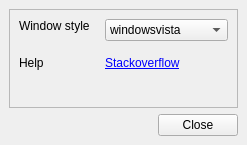
<?xml version="1.0" encoding="UTF-8"?>
<ui version="4.0">
 <class>MainWindow</class>
 <widget class="QMainWindow" name="MainWindow">
  <property name="geometry">
   <rect>
    <x>0</x>
    <y>0</y>
    <width>247</width>
    <height>145</height>
   </rect>
  </property>
  <property name="windowTitle">
   <string>Settings</string>
  </property>
  <widget class="QWidget" name="centralwidget">
   <layout class="QVBoxLayout" name="verticalLayout">
    <property name="leftMargin">
     <number>9</number>
    </property>
    <property name="topMargin">
     <number>9</number>
    </property>
    <property name="rightMargin">
     <number>9</number>
    </property>
    <property name="bottomMargin">
     <number>9</number>
    </property>
    <item>
     <widget class="QFrame" name="frame">
      <property name="frameShape">
       <enum>QFrame::StyledPanel</enum>
      </property>
      <property name="frameShadow">
       <enum>QFrame::Raised</enum>
      </property>
      <layout class="QFormLayout" name="formLayout">
       <property name="horizontalSpacing">
        <number>15</number>
       </property>
       <property name="verticalSpacing">
        <number>15</number>
       </property>
       <item row="0" column="0">
        <widget class="QLabel" name="label">
         <property name="sizePolicy">
          <sizepolicy hsizetype="Preferred" vsizetype="Fixed">
           <horstretch>0</horstretch>
           <verstretch>0</verstretch>
          </sizepolicy>
         </property>
         <property name="text">
          <string>Window style</string>
         </property>
        </widget>
       </item>
       <item row="0" column="1">
        <widget class="QComboBox" name="comboBox_window_style">
         <item>
          <property name="text">
           <string>windowsvista</string>
          </property>
         </item>
         <item>
          <property name="text">
           <string>Windows</string>
          </property>
         </item>
         <item>
          <property name="text">
           <string>Fusion</string>
          </property>
         </item>
        </widget>
       </item>
       <item row="1" column="0">
        <widget class="QLabel" name="label_3">
         <property name="sizePolicy">
          <sizepolicy hsizetype="Preferred" vsizetype="Fixed">
           <horstretch>0</horstretch>
           <verstretch>0</verstretch>
          </sizepolicy>
         </property>
         <property name="text">
          <string>Help</string>
         </property>
        </widget>
       </item>
       <item row="1" column="1">
        <widget class="QLabel" name="label_2">
         <property name="sizePolicy">
          <sizepolicy hsizetype="Preferred" vsizetype="Fixed">
           <horstretch>0</horstretch>
           <verstretch>0</verstretch>
          </sizepolicy>
         </property>
         <property name="text">
          <string>&lt;html&gt;&lt;head/&gt;&lt;body&gt;&lt;p&gt;&lt;a href=&quot;http://stackoverflow.com/&quot;&gt;&lt;span style=&quot; text-decoration: underline; color:#0000ff;&quot;&gt;Stackoverflow&lt;/span&gt;&lt;/a&gt;&lt;/p&gt;&lt;/body&gt;&lt;/html&gt;</string>
         </property>
         <property name="openExternalLinks">
          <bool>true</bool>
         </property>
        </widget>
       </item>
      </layout>
     </widget>
    </item>
    <item>
     <widget class="QWidget" name="widget_2" native="true">
      <property name="sizePolicy">
       <sizepolicy hsizetype="Preferred" vsizetype="Fixed">
        <horstretch>0</horstretch>
        <verstretch>0</verstretch>
       </sizepolicy>
      </property>
      <layout class="QHBoxLayout" name="horizontalLayout">
       <property name="leftMargin">
        <number>0</number>
       </property>
       <property name="topMargin">
        <number>0</number>
       </property>
       <property name="rightMargin">
        <number>0</number>
       </property>
       <property name="bottomMargin">
        <number>0</number>
       </property>
       <item>
        <widget class="QWidget" name="widget_3" native="true"/>
       </item>
       <item>
        <widget class="QWidget" name="widget_4" native="true">
         <property name="sizePolicy">
          <sizepolicy hsizetype="Fixed" vsizetype="Preferred">
           <horstretch>0</horstretch>
           <verstretch>0</verstretch>
          </sizepolicy>
         </property>
         <layout class="QHBoxLayout" name="horizontalLayout_2">
          <property name="leftMargin">
           <number>0</number>
          </property>
          <property name="topMargin">
           <number>0</number>
          </property>
          <property name="rightMargin">
           <number>0</number>
          </property>
          <property name="bottomMargin">
           <number>0</number>
          </property>
          <item>
           <widget class="QPushButton" name="pushButton_close">
            <property name="text">
             <string>Close</string>
            </property>
           </widget>
          </item>
         </layout>
        </widget>
       </item>
      </layout>
     </widget>
    </item>
   </layout>
  </widget>
 </widget>
 <resources/>
 <connections/>
</ui>
